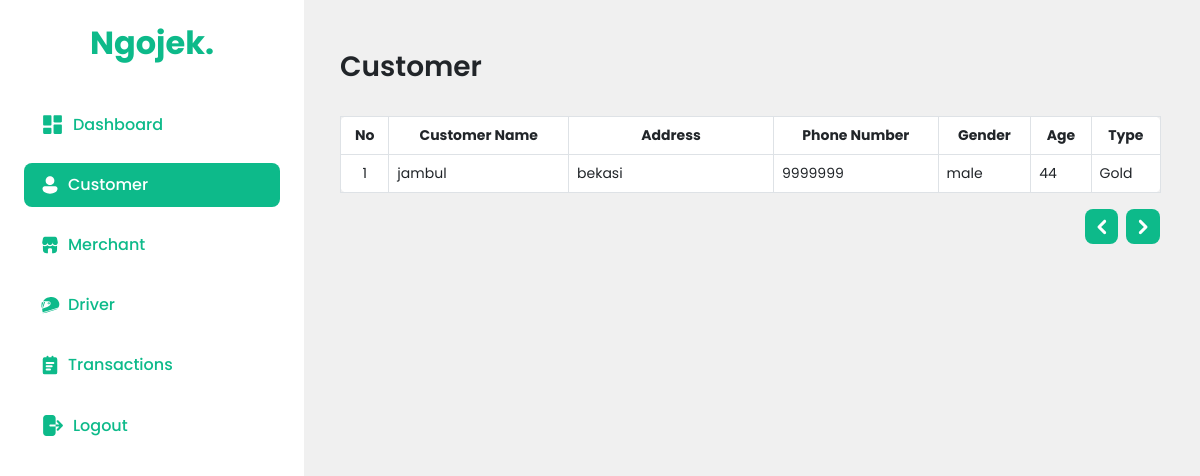
Page /dashboard/pages/admin/customer.php (signed in) on the committed database.
### tables this page shows
CREATE TABLE `customers` (
  `customer_id` char(5) NOT NULL,
  `subscription_id` char(5) DEFAULT NULL,
  `name` varchar(100) DEFAULT NULL,
  `gender` enum('male','female') DEFAULT NULL,
  `age` int(11) DEFAULT NULL,
  `username` varchar(100) DEFAULT NULL,
  `password` varchar(100) DEFAULT NULL,
  `address` varchar(255) NOT NULL,
  `phone_number` varchar(15) NOT NULL
);

CREATE TABLE `subscription` (
  `subscription_id` char(5) NOT NULL,
  `name` varchar(100) DEFAULT NULL,
  `description` text DEFAULT NULL,
  `price` int(11) DEFAULT NULL,
  `period` int(11) DEFAULT NULL
);

### dashboard/pages/admin/customer.php (the view, shortened to what this page needs)
<?php
include("../../../Database/connection.php");
$start = 0;
$rowPerPage = 10;
$rows = mysqli_query($conn, "select * from customers");
$numRows = mysqli_num_rows($rows);
$pages = ceil($numRows / $rowPerPage);
?>
<!DOCTYPE html>
<html lang="en">
<head>
    <link href="https://cdn.jsdelivr.net/npm/bootstrap@5.0.2/dist/css/bootstrap.min.css" rel="stylesheet">
    <link rel="stylesheet" href="style/style.css">
</head>
<body>
    <div class="kontainer">
        <?php include("sidebar.php"); ?>
        <div class="container-content">
            <div class="header-content">
                <h2>Customer</h2>
            </div>
            <table class="table table-bordered bg-white">
                <thead>
                    <tr>
                        <th scope="col">No</th>
                        <th scope="col">Customer Name</th>
                        <th scope="col" class="w-25">Address</th>
                        <th scope="col">Phone Number</th>
                        <th scope="col">Gender</th>
                        <th scope="col">Age</th>
                        <th scope="col">Type</th>
                    </tr>
                </thead>
                <tbody>
                    <?php
                    $sql = "SELECT c.customer_id, c.subscription_id, c.name, c.gender, c.age, c.username, c.password, c.address, c.phone_number, s.name AS subs_name, s.description, s.price, s.period FROM customers c JOIN subscription s ON c.subscription_id = s.subscription_id limit $start, $rowPerPage";
                    $res = mysqli_query($conn, $sql);
                    while ($row = mysqli_fetch_assoc($res)) :
                    ?>
                        <tr>
                            <th><?= ++$start; ?></th>
                            <td><?= $row["name"] ?></td>
                            <td><?= $row["address"] ?></td>
                            <td><?= $row["phone_number"] ?></td>
                            <td><?= $row["gender"] ?></td>
                            <td><?= $row["age"] ?></td>
                            <td><?= $row["subs_name"] ?></td>
                        </tr>
        </div>
    <?php endwhile; ?>
    <div class="wrap-bottom">
        <?php
        if (isset($_GET['page']) && $_GET['page'] > 1) {
        ?>
            <a href="?page=<?= $_GET['page'] - 1 ?>">
                <button class="arrow-btn">
                    <svg xmlns="http://www.w3.org/2000/svg" width="24" height="24" viewBox="0 0 24 24" fill="none">
                        <g clip-path="url(#clip0_187_949)">
                            <path fill-rule="evenodd" clip-rule="evenodd" d="M7.94011 13.0601C7.65921 12.7788 7.50143 12.3976 7.50143 12.0001C7.50143 11.6026 7.65921 11.2213 7.94011 10.9401L13.5961 5.28209C13.8775 5.00083 14.2591 4.84287 14.657 4.84296C15.0548 4.84305 15.4363 5.00119 15.7176 5.28259C15.9989 5.56398 16.1568 5.94558 16.1567 6.34344C16.1566 6.7413 15.9985 7.12283 15.7171 7.40409L11.1211 12.0001L15.7171 16.5961C15.9905 16.8789 16.1419 17.2577 16.1386 17.651C16.1354 18.0443 15.9778 18.4206 15.6998 18.6988C15.4219 18.9771 15.0457 19.135 14.6524 19.1386C14.2591 19.1422 13.8801 18.9912 13.5971 18.7181L7.93911 13.0611L7.94011 13.0601Z" fill="white" />
                        </g>
                        <defs>
                            <clipPath id="clip0_187_949">
                                <rect width="24" height="24" fill="white" transform="translate(24 24) rotate(-180)" />
                            </clipPath>
                        </defs>
                    </svg>
                </button>
            </a>
        <?php
        } else {
        ?>
            <a href="">
                <button class="arrow-btn">
                </button>
            </a>
        <?php
        }
        ?>
        <?php
        if (!isset($_GET['page']) && $numRows > $rowPerPage) {
        ?>
            <a href="?page=2">
                <button class="arrow-btn right-btn">
                    <svg xmlns="http://www.w3.org/2000/svg" width="24" height="24" viewBox="0 0 24 24" fill="none">
                        <g clip-path="url(#clip0_187_945)">
                            <path fill-rule="evenodd" clip-rule="evenodd" d="M16.0599 10.9399C16.3408 11.2212 16.4986 11.6024 16.4986 11.9999C16.4986 12.3974 16.3408 12.7787 16.0599 13.0599L10.4039 18.7179C10.1225 18.9992 9.74089 19.1571 9.34304 19.157C8.94518 19.1569 8.56365 18.9988 8.28239 18.7174C8.00113 18.436 7.84317 18.0544 7.84326 17.6566C7.84336 17.2587 8.00149 16.8772 8.28289 16.5959L12.8789 11.9999L8.28289 7.40391C8.00952 7.12114 7.85814 6.7423 7.86137 6.34901C7.8646 5.95571 8.02218 5.57941 8.30016 5.30117C8.57815 5.02292 8.95429 4.86499 9.34759 4.86139C9.74088 4.85779 10.1199 5.0088 10.4029 5.28191L16.0609 10.9389L16.0599 10.9399Z" fill="white" />
                        </g>
                        <defs>
                            <clipPath id="clip0_187_945">
                                <rect width="24" height="24" fill="white" />
                            </clipPath>
                        </defs>
                    </svg>
                </button>
            </a>
        <?php
        } elseif (!isset($_GET['page']) && $numRows <= $rowPerPage) {
        ?>
            <a href="">
                <button class="arrow-btn right-btn">
                </button>
            </a>
        <?php
        }
        ?>
    </div>
    </div>
</body>
</html>

### dashboard/pages/admin/style/style.css (style rules this page uses)
:root { --primary: #0dba8a; --text-white: #ffffff; --text-black: #092e24; --bg-grey: #f0f0f0; --bg-secondary: #dcf6ef; }
body { margin: 0; padding: 0; }
* { -webkit-box-sizing: content-box; -moz-box-sizing: content-box; box-sizing: content-box; }
*:before, *:after { -webkit-box-sizing: content-box; -moz-box-sizing: content-box; box-sizing: content-box; }
.kontainer { display: flex; height: 100vh; background-color: var(--bg-grey); }
.kontainer .container-content { padding: 50px 40px 50px 40px; width: 77%; padding-left: 340px; }
.header-content { display: flex; justify-content: space-between; align-items: center; font-family: "poppins"; margin-bottom: 1.5rem; }
.header-content h2 { font-size: 1.75rem; font-weight: 600; }
.table { font-family: 'poppins'; font-size: 14px; border-radius: 0.5rem; }
table thead tr th { text-align: center; }
table tbody tr th { text-align: center; font-weight: 400; }
.wrap-bottom { display: flex; justify-content: right; }
.wrap-bottom a { text-decoration: none; }
.wrap-bottom a .arrow-btn { background-color: var(--primary); border-radius: .5rem; border: none; padding: .3rem .3rem; }
.wrap-bottom a .arrow-btn.right-btn { margin-left: .5rem; }

### dashboard/pages/admin/style/sidebar.css (style rules this page uses)
:root { --primary: #0dba8a; --text-white: #ffffff; --text-black: #092e24; --bg-grey: #f0f0f0; --bg-secondary: #dcf6ef; }
body { margin: 0; padding: 0; }

### rows in the picture
customers: name "jambul", address "bekasi", phone_number "9999999", gender "male", age "44", subscription.name "Gold"
